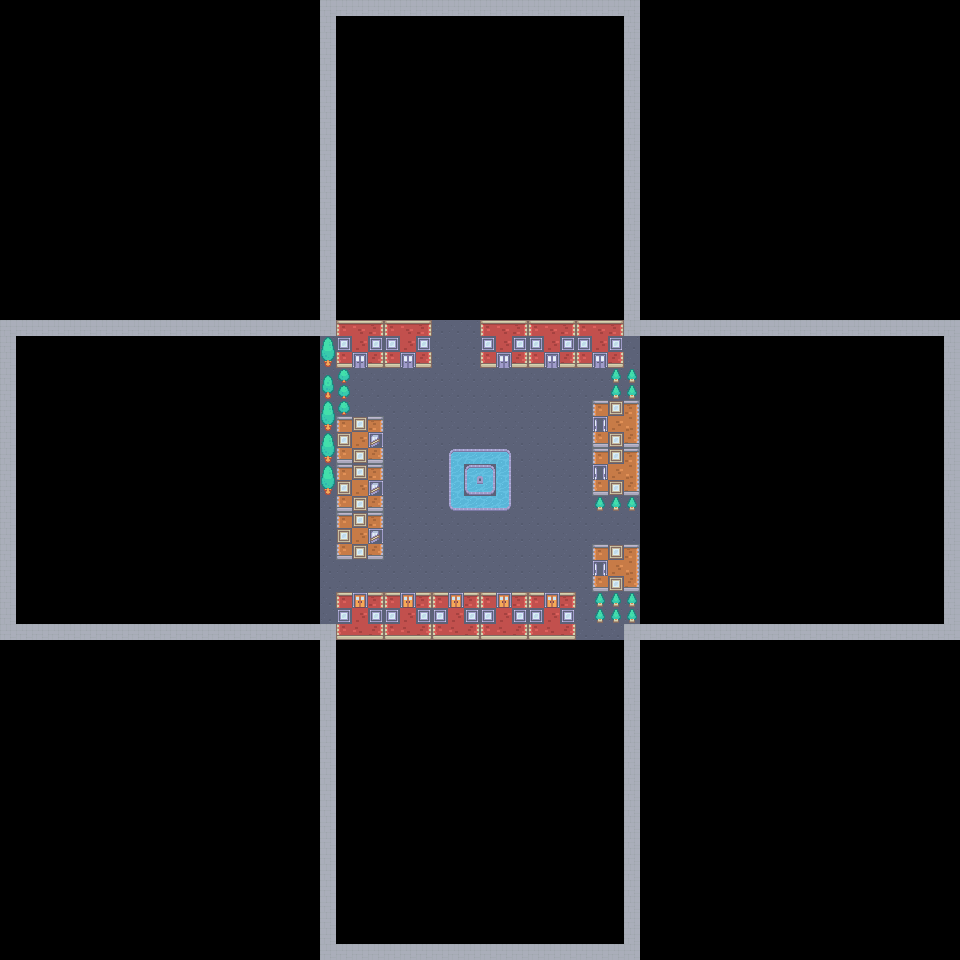

The image is a tile-based game level rendered from a .tmx file. Its description and source (layers, tilesets, objects; grid data summarised) follow:
An orthogonal 60x60 tile map with 16x16 px tiles, 2 tile layers (Ground, Houses) and 12 objects.

<map version="1.10" tiledversion="1.11.2" orientation="orthogonal" renderorder="right-down" width="60" height="60" tilewidth="16" tileheight="16" infinite="0" nextlayerid="5" nextobjectid="24">
 <tileset firstgid="1" name="Temp" tilewidth="16" tileheight="16" spacing="1" tilecount="486" columns="27">
  <image source="../Downloads/kenney_rpg-urban-pack/Tilemap/tilemap.png" width="458" height="305" />
 </tileset>
 <layer id="2" name="Ground" width="60" height="60">
  <data>[3600 cells, 400 non-empty, 1 distinct tile ids]</data>
 </layer>
 <layer id="1" name="Houses" width="60" height="60">
  <data>[3600 cells, 422 non-empty, 38 distinct tile ids]</data>
 </layer>
 <objectgroup id="3" name="Collide" visible="0">
  <object id="4" x="335.486" y="322.954" width="95.4401" height="42.4178" />
  <object id="5" x="483.949" y="322.954" width="137.858" height="43.3819" />
  <object id="6" x="593.849" y="370.192" width="46.274" height="140.75" />
  <object id="10" x="321.99" y="322.954" width="108.937" height="41.4538">
   <properties>
    <property name="isCollidable" type="bool" value="true" />
   </properties>
  </object>
  <object id="11" x="482.021" y="323.918" width="139.786" height="43.3819">
   <properties>
    <property name="isCollidable" type="bool" value="true" />
   </properties>
  </object>
  <object id="12" x="622.771" y="424.178">
   <properties>
    <property name="isCollidable" type="bool" value="true" />
   </properties>
  </object>
  <object id="14" x="593.849" y="546.611" width="45.3099" height="72.3031">
   <properties>
    <property name="isCollidable" type="bool" value="true" />
   </properties>
  </object>
  <object id="15" x="321.99" y="596.742" width="254.507" height="41.4538">
   <properties>
    <property name="isCollidable" type="bool" value="true" />
   </properties>
  </object>
  <object id="16" x="339.343" y="420.322" width="43.3819" height="139.786">
   <properties>
    <property name="isCollidable" type="bool" value="true" />
   </properties>
  </object>
  <object id="19" x="321.026" y="365.372" width="29.8853" height="51.0942">
   <properties>
    <property name="isCollidable" type="bool" value="true" />
   </properties>
  </object>
  <object id="20" x="451.171" y="450.207" width="57.8425" height="58.8065">
   <properties>
    <property name="isCollidable" type="bool" value="true" />
   </properties>
  </object>
 </objectgroup>
 <objectgroup id="4" name="Player">
  <object id="23" x="443.704" y="414.074">
   <point />
  </object>
 </objectgroup>
</map>
